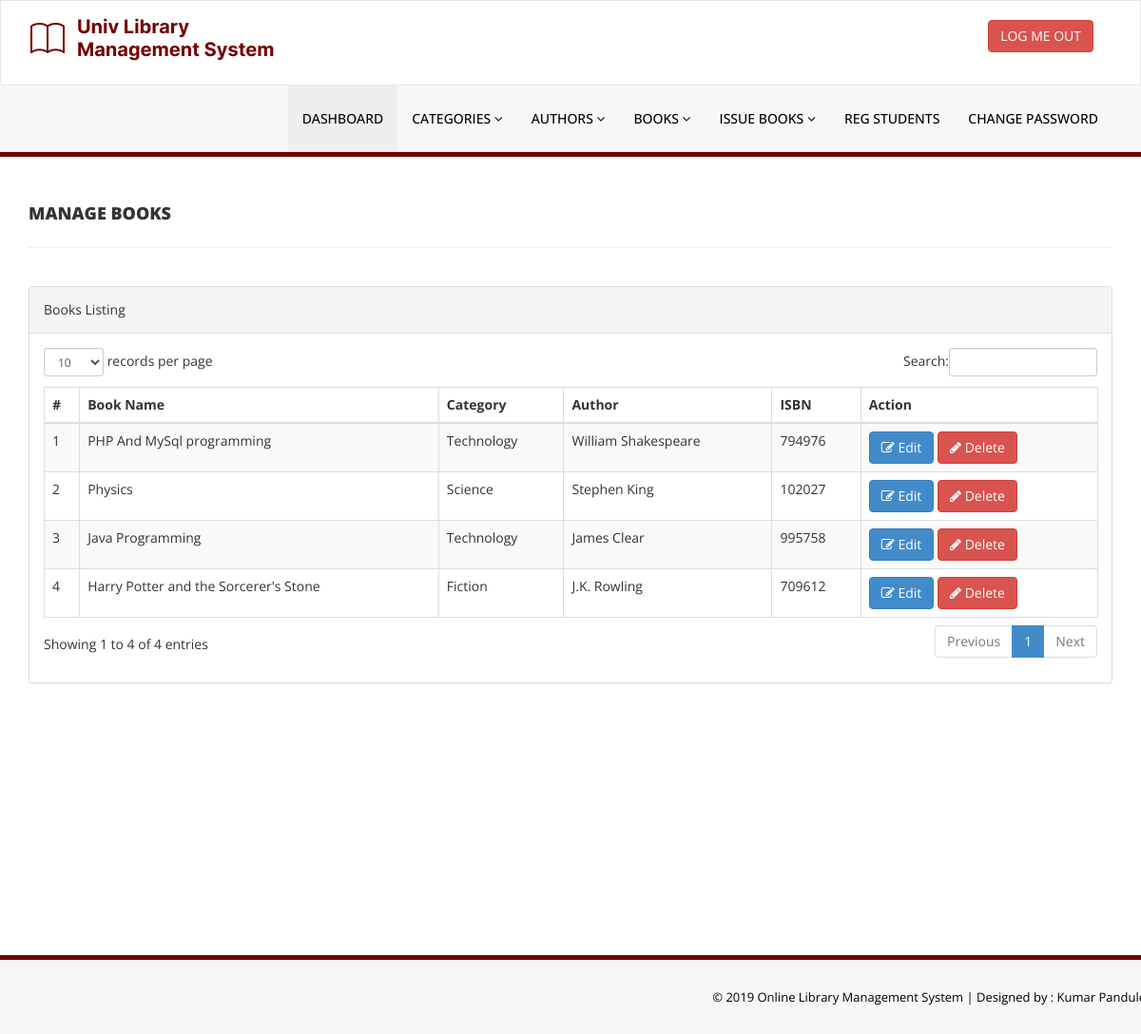
/library/admin/manage-books.php (signed in), run on an earlier commit of the app's database.
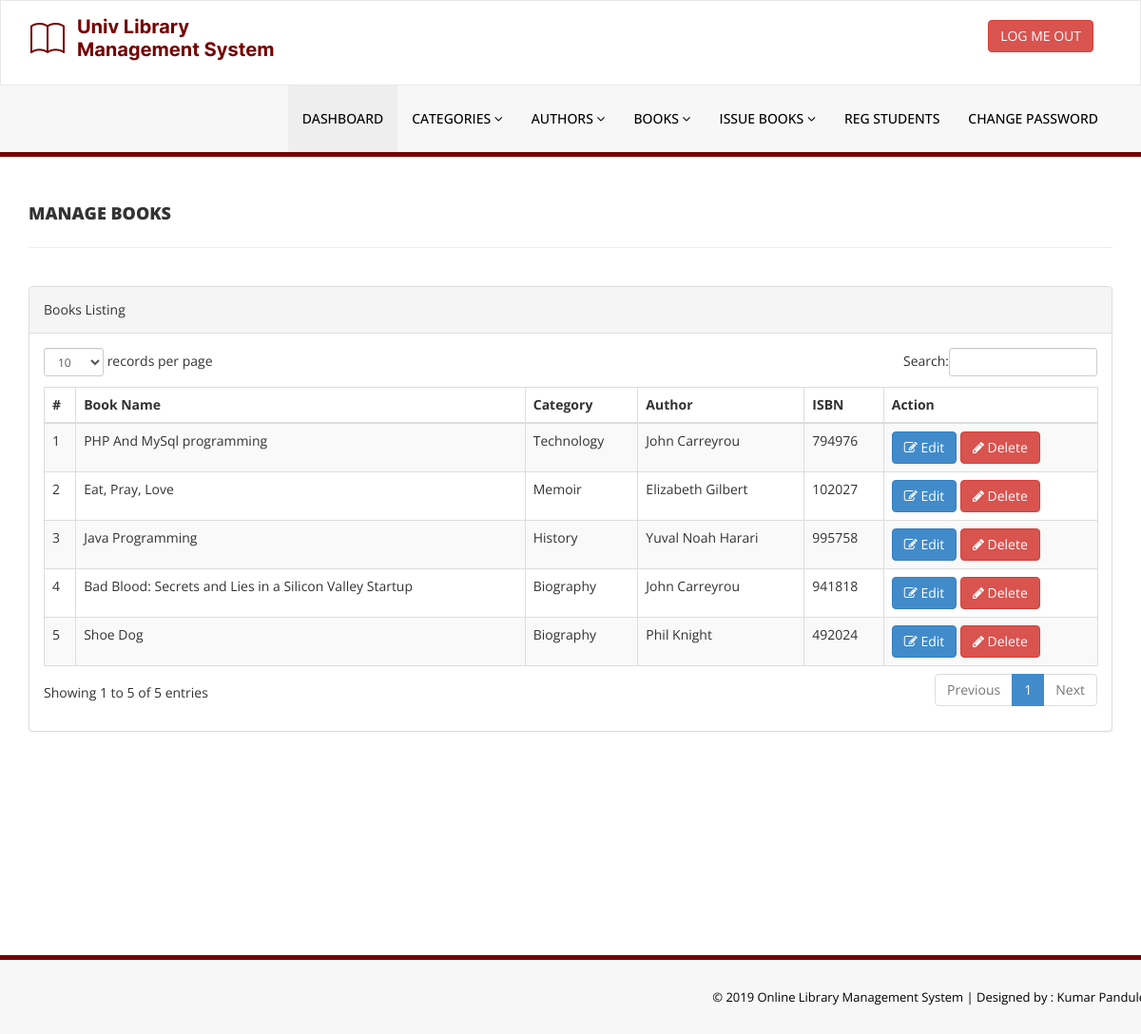
And on a later commit of the database.
### tables this page shows
CREATE TABLE `tblbooks` (
  `id` int(11) NOT NULL,
  `BookName` varchar(255) DEFAULT NULL,
  `CatId` int(11) DEFAULT NULL,
  `AuthorId` int(11) DEFAULT NULL,
  `ISBNNumber` int(11) DEFAULT NULL,
  `BookPrice` int(11) DEFAULT NULL,
  `RegDate` timestamp NULL DEFAULT current_timestamp(),
  `UpdationDate` timestamp NULL DEFAULT NULL ON UPDATE current_timestamp()
);

CREATE TABLE `tblcategory` (
  `id` int(11) NOT NULL,
  `CategoryName` varchar(150) DEFAULT NULL,
  `Status` int(1) DEFAULT NULL,
  `CreationDate` timestamp NULL DEFAULT current_timestamp(),
  `UpdationDate` timestamp NULL DEFAULT '0000-00-00 00:00:00' ON UPDATE current_timestamp()
);

CREATE TABLE `tblauthors` (
  `id` int(11) NOT NULL,
  `AuthorName` varchar(159) DEFAULT NULL,
  `creationDate` timestamp NULL DEFAULT current_timestamp(),
  `UpdationDate` timestamp NULL DEFAULT NULL ON UPDATE current_timestamp()
);

### library/admin/manage-books.php (the view, shortened to what this page needs)
<?php
include('includes/config.php');
if (strlen($_SESSION['alogin']) == 0) {
    header('location:index.php');
} else {
?>
    <!DOCTYPE html>
    <html xmlns="http://www.w3.org/1999/xhtml">
    <head>
        <link href="assets/css/bootstrap.css" rel="stylesheet" />
        <link href="assets/css/font-awesome.css" rel="stylesheet" />
        <link href="assets/js/dataTables/dataTables.bootstrap.css" rel="stylesheet" />
        <link href="assets/css/style.css" rel="stylesheet" />
    </head>
    <body>
        <?php include('includes/header.php'); ?>
        <div class="content-wrapper">
            <div class="container">
                <div class="row pad-botm">
                    <div class="col-md-12">
                        <h4 class="header-line">Manage Books</h4>
                    </div>
                    <div class="row">
                    </div>
                </div>
                <div class="row">
                    <div class="col-md-12">
                        <div class="panel panel-default">
                            <div class="panel-heading">
                                Books Listing
                            </div>
                            <div class="panel-body">
                                <div class="table-responsive">
                                    <table class="table table-striped table-bordered table-hover" id="dataTables-example">
                                        <thead>
                                            <tr>
                                                <th>#</th>
                                                <th>Book Name</th>
                                                <th>Category</th>
                                                <th>Author</th>
                                                <th>ISBN</th>
                                                <th>Action</th>
                                            </tr>
                                        </thead>
                                        <tbody>
                                            <?php $sql = "SELECT tblbooks.BookName,tblcategory.CategoryName,tblauthors.AuthorName,tblbooks.ISBNNumber,tblbooks.BookPrice,tblbooks.id as bookid from  tblbooks join tblcategory on tblcategory.id=tblbooks.CatId join tblauthors on tblauthors.id=tblbooks.AuthorId";
                                            $query = $dbh->prepare($sql);
                                            $query->execute();
                                            $results = $query->fetchAll(PDO::FETCH_OBJ);
                                            $cnt = 1;
                                            if ($query->rowCount() > 0) {
                                                foreach ($results as $result) { ?>
                                                    <tr class="odd gradeX">
                                                        <td class="center"><?php echo htmlentities($cnt); ?></td>
                                                        <td class="center"><?php echo htmlentities($result->BookName); ?></td>
                                                        <td class="center"><?php echo htmlentities($result->CategoryName); ?></td>
                                                        <td class="center"><?php echo htmlentities($result->AuthorName); ?></td>
                                                        <td class="center"><?php echo htmlentities($result->ISBNNumber); ?></td>
                                                        <td class="center">
                                                            <a href="edit-book.php?bookid=<?php echo htmlentities($result->bookid); ?>"><button class="btn btn-primary"><i class="fa fa-edit "></i> Edit</button>
                                                                <a href="manage-books.php?del=<?php echo htmlentities($result->bookid); ?>" onclick="return confirm('Are you sure you want to delete?');"" >  <button class=" btn btn-danger"><i class="fa fa-pencil"></i> Delete</button>
                                                        </td>
                                                    </tr>
                                            <?php $cnt = $cnt + 1;
                                                }
                                            } ?>
                                        </tbody>
                                    </table>
                                </div>
                            </div>
                        </div>
                    </div>
                </div>
            </div>
        </div>
        <?php include('includes/footer.php'); ?>
    </body>
    </html>
<?php } ?>

What changed in the data, as far as the page shows it:
no longer on this page (row unchanged): tblbooks: BookName "Harry Potter and the Sorcerer's Stone", tblcategory.CategoryName "Fiction", AuthorId.AuthorName "J.K. Rowling", ISBNNumber "709612"
changed tblbooks "PHP And MySql programming": AuthorId.AuthorName "William Shakespeare" → "John Carreyrou"
changed tblbooks: BookName "Physics" → "Eat, Pray, Love"; tblcategory.CategoryName "Science" → "Memoir"; AuthorId.AuthorName "Stephen King" → "Elizabeth Gilbert"
changed through a linked row, tblbooks "Java Programming": tblcategory.CategoryName "Technology" → "History"; AuthorId.AuthorName "James Clear" → "Yuval Noah Harari"
added tblbooks: BookName "Bad Blood: Secrets and Lies in a Silicon Valley Startup", tblcategory.CategoryName "Biography", AuthorId.AuthorName "John Carreyrou", ISBNNumber "941818"
added tblbooks: BookName "Shoe Dog", tblcategory.CategoryName "Biography", AuthorId.AuthorName "Phil Knight", ISBNNumber "492024"
Also different on the page:
text written by a page script: "records per page Search: Showing 1 to 4 of 4 entries Previous 1 Next" → "records per page Search: Showing 1 to 5 of 5 entries Previous 1 Next"
